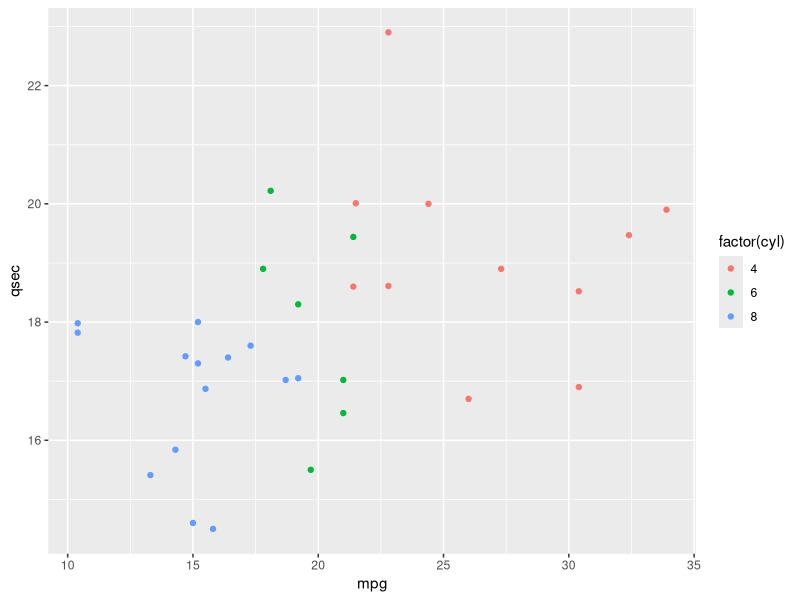

This figure's R source:
#### code
#### 


library(tidyverse)
head(mtcars)
p<-ggplot(mtcars, aes(x=mpg, y=qsec,color=factor(cyl)))+geom_point()
ggsave("img/fig1.png",p,width=10,height=10)
